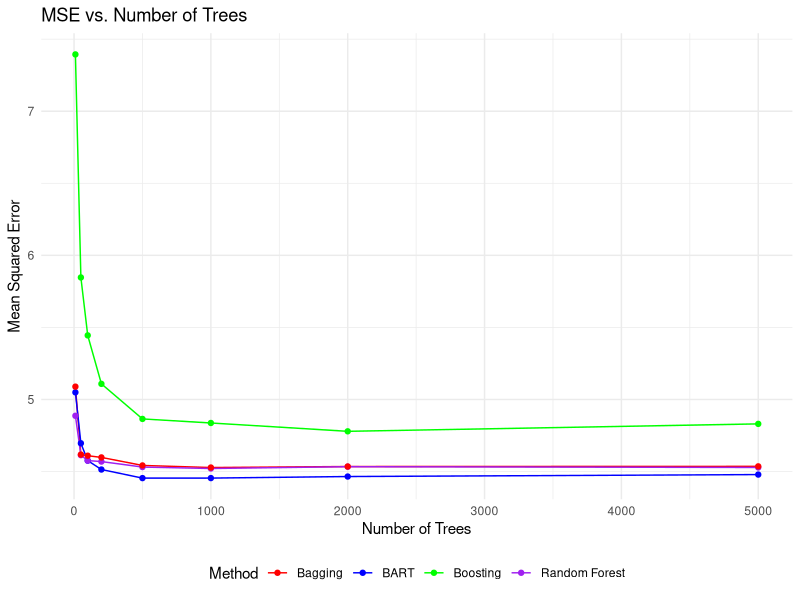
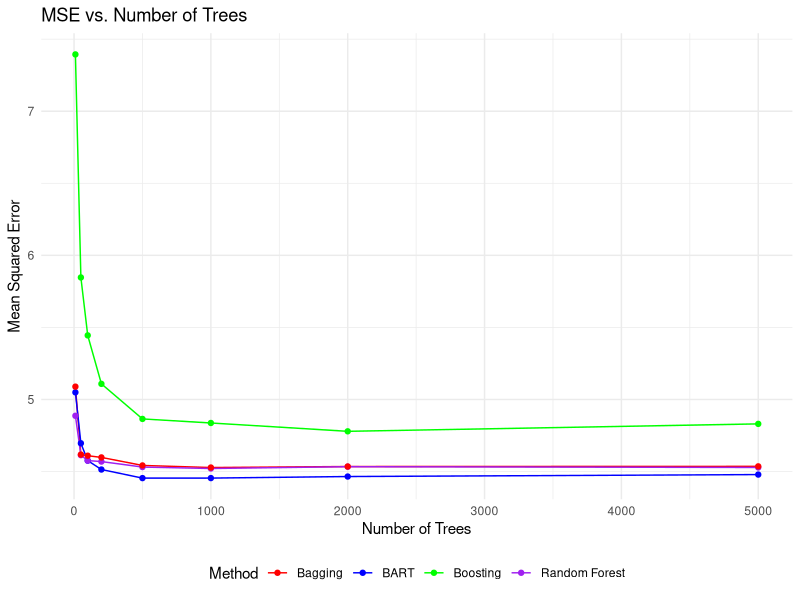
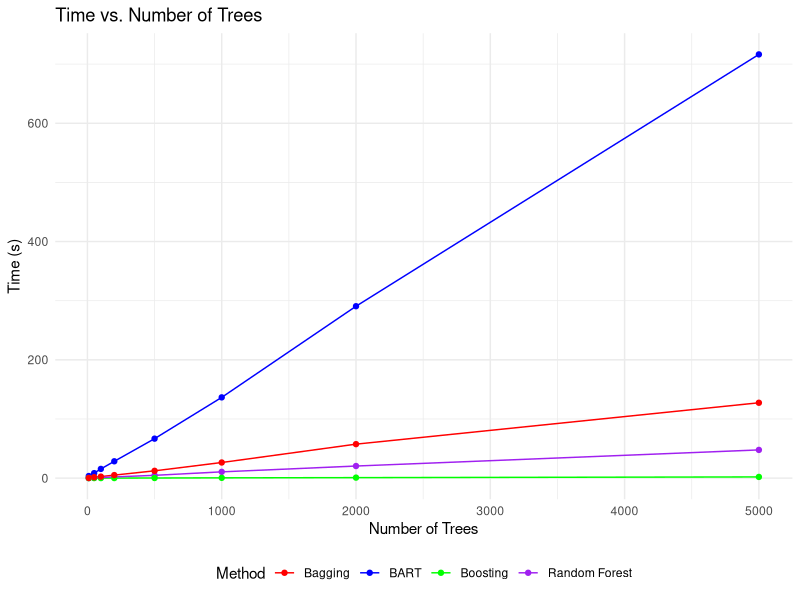

The R script that drew these images, in order:
library(ggplot2)

# import the data
data <- read.csv("outputs/abalone_results.csv")

mse_plot <- ggplot(data, aes(x = ntree, y = mse, color = method)) +
  geom_line() +
  geom_point() +
  labs(title = "MSE vs. Number of Trees",
       x = "Number of Trees",
       y = "Mean Squared Error",
       color = "Method"
       ) +
  theme_minimal() +
  theme(legend.position = "bottom") +
  scale_color_manual(values = c("red", "blue", "green", "purple"))



time_plot <-ggplot(data, aes(x = ntree, y = time, color = method)) +
  geom_line() +
  geom_point() +
  labs(title = "Time vs. Number of Trees",
       x = "Number of Trees",
       y = "Time (s)",
       color = "Method") +
  theme_minimal() +
  theme(legend.position = "bottom") +
  scale_color_manual(values = c("red", "blue", "green", "purple"))

#save the plots
ggsave("outputs/mse_plot.pdf", mse_plot, width = 6, height = 4)
ggsave("outputs/mse_plot.png", mse_plot, width = 6, height = 4)
ggsave("outputs/time_plot.pdf", time_plot, width = 6, height = 4)